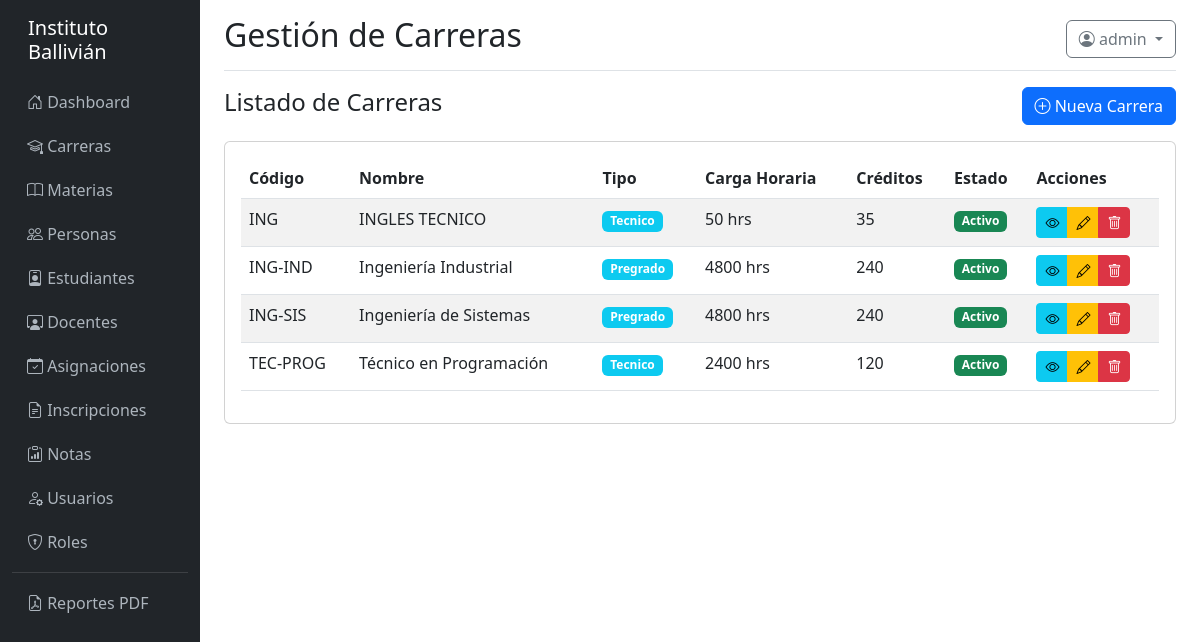
The app's page /carreras/ (signed in) with its own data.
### models/__init__.py (models this page shows, shortened)
class Usuario(UserMixin, db.Model):
    __tablename__ = 'usuario'
    id = db.Column(db.Integer, primary_key=True)
    username = db.Column(db.String(100), unique=True, nullable=False)
    email = db.Column(db.String(150))
    password_hash = db.Column(db.String(255), nullable=False)
    persona_id = db.Column(db.Integer, db.ForeignKey('persona.id'))
    estudiante_id = db.Column(db.Integer, db.ForeignKey('estudiante.id'))
    docente_id = db.Column(db.Integer, db.ForeignKey('docente.id'))
    activo = db.Column(db.Boolean, default=True)
    ultimo_login = db.Column(db.DateTime)
    created_at = db.Column(db.DateTime, default=datetime.utcnow)
    updated_at = db.Column(db.DateTime, onupdate=datetime.utcnow)
    roles = db.relationship('Rol', secondary=usuario_rol, backref='usuarios')
    def tiene_permiso(self, nombre_permiso):
        for rol in self.roles:
            for permiso in rol.permisos:
                if permiso.nombre == nombre_permiso:
                    return True
        return False

class Carrera(db.Model):
    __tablename__ = 'carrera'
    id = db.Column(db.Integer, primary_key=True)
    codigo = db.Column(db.String(30), unique=True, nullable=False)
    nombre = db.Column(db.String(255), nullable=False)
    descripcion = db.Column(db.Text)
    tipo = db.Column(db.Enum('Pregrado', 'Tecnico', 'Posgrado', 'Diplomado', 'Otro'), default='Pregrado')
    carga_horaria = db.Column(db.Integer, default=0)
    creditos = db.Column(db.Integer)
    fecha_creacion = db.Column(db.Date)
    activo = db.Column(db.Boolean, default=True)
    created_at = db.Column(db.DateTime, default=datetime.utcnow)
    updated_at = db.Column(db.DateTime, onupdate=datetime.utcnow)
    materias = db.relationship('Materia', backref='carrera', lazy=True, cascade='all, delete-orphan')
    inscripciones = db.relationship('Inscripcion', backref='carrera', lazy=True)
    asignaciones = db.relationship('Asignacion', backref='carrera', lazy=True)

### controllers/carrera_controller.py (the view)
@carrera_bp.route('/')
@login_required
def index():
    page = request.args.get('page', 1, type=int)
    carreras = Carrera.query.order_by(Carrera.nombre).paginate(page=page, per_page=10, error_out=False)
    return render_template('carrera/index.html', carreras=carreras)

### templates/carrera/index.html (shortened to what this page needs)
{% extends "base.html" %}
{% block page_title %}Gestión de Carreras{% endblock %}
{% block content %}
<div class="d-flex justify-content-between align-items-center mb-3">
    <h4>Listado de Carreras</h4>
    {% if current_user.tiene_permiso('crear_carrera') %}
    <a href="{{ url_for('carrera.crear') }}" class="btn btn-primary">
        <i class="bi bi-plus-circle"></i> Nueva Carrera
    </a>
    {% endif %}
</div>
<div class="card">
    <div class="card-body">
        <div class="table-responsive">
            <table class="table table-striped table-hover">
                <thead>
                    <tr>
                        <th>Código</th>
                        <th>Nombre</th>
                        <th>Tipo</th>
                        <th>Carga Horaria</th>
                        <th>Créditos</th>
                        <th>Estado</th>
                        <th>Acciones</th>
                    </tr>
                </thead>
                <tbody>
                    {% for carrera in carreras.items %}
                    <tr>
                        <td>{{ carrera.codigo }}</td>
                        <td>{{ carrera.nombre }}</td>
                        <td><span class="badge bg-info">{{ carrera.tipo }}</span></td>
                        <td>{{ carrera.carga_horaria }} hrs</td>
                        <td>{{ carrera.creditos }}</td>
                        <td>
                            {% if carrera.activo %}
                                <span class="badge bg-success">Activo</span>
                            {% else %}
                                <span class="badge bg-secondary">Inactivo</span>
                            {% endif %}
                        </td>
                        <td>
                            <div class="btn-group btn-group-sm">
                                <a href="{{ url_for('carrera.detalle', id=carrera.id) }}" class="btn btn-info" title="Ver">
                                    <i class="bi bi-eye"></i>
                                </a>
                                {% if current_user.tiene_permiso('editar_carrera') %}
                                <a href="{{ url_for('carrera.editar', id=carrera.id) }}" class="btn btn-warning" title="Editar">
                                    <i class="bi bi-pencil"></i>
                                </a>
                                {% endif %}
                                {% if current_user.tiene_permiso('eliminar_carrera') %}
                                <button type="button" class="btn btn-danger" data-bs-toggle="modal" data-bs-target="#deleteModal{{ carrera.id }}" title="Eliminar">
                                    <i class="bi bi-trash"></i>
                                </button>
                                {% endif %}
                            </div>
                        </td>
                    </tr>
                    {% else %}
                    <tr>
                        <td colspan="7" class="text-center">No hay carreras registradas</td>
                    </tr>
                    {% endfor %}
                </tbody>
            </table>
        </div>
    </div>
</div>
{% endblock %}

### templates/base.html (shortened to what this page needs)
<!DOCTYPE html>
<html lang="es">
<head>
    <link href="https://cdn.jsdelivr.net/npm/bootstrap@5.3.0/dist/css/bootstrap.min.css" rel="stylesheet">
    <link rel="stylesheet" href="https://cdn.jsdelivr.net/npm/bootstrap-icons@1.11.0/font/bootstrap-icons.css">
</head>
<body>
    <div class="container-fluid">
        <div class="row">
            {% if current_user.is_authenticated %}
            <nav class="col-md-2 col-lg-2 d-md-block sidebar">
                <div class="position-sticky pt-3">
                    <h5 class="text-white px-3 mb-3">Instituto Ballivián</h5>
                    <ul class="nav flex-column">
                        <li class="nav-item">
                            <a class="nav-link" href="{{ url_for('main.dashboard') }}">
                                <i class="bi bi-house-door"></i> Dashboard
                            </a>
                        </li>
                        {% if current_user.tiene_permiso('ver_carreras') %}
                        <li class="nav-item">
                            <a class="nav-link" href="{{ url_for('carrera.index') }}">
                                <i class="bi bi-mortarboard"></i> Carreras
                            </a>
                        </li>
                        {% endif %}
                        {% if current_user.tiene_permiso('ver_materias') %}
                        <li class="nav-item">
                            <a class="nav-link" href="{{ url_for('materia.index') }}">
                                <i class="bi bi-book"></i> Materias
                            </a>
                        </li>
                        {% endif %}
                        {% if current_user.tiene_permiso('ver_personas') %}
                        <li class="nav-item">
                            <a class="nav-link" href="{{ url_for('persona.index') }}">
                                <i class="bi bi-people"></i> Personas
                            </a>
                        </li>
                        {% endif %}
                        {% if current_user.tiene_permiso('ver_estudiantes') %}
                        <li class="nav-item">
                            <a class="nav-link" href="{{ url_for('estudiante.index') }}">
                                <i class="bi bi-person-badge"></i> Estudiantes
                            </a>
                        </li>
                        {% endif %}
                        {% if current_user.tiene_permiso('ver_docentes') %}
                        <li class="nav-item">
                            <a class="nav-link" href="{{ url_for('docente.index') }}">
                                <i class="bi bi-person-workspace"></i> Docentes
                            </a>
                        </li>
                        {% endif %}
                        {% if current_user.tiene_permiso('ver_asignaciones') %}
                        <li class="nav-item">
                            <a class="nav-link" href="{{ url_for('asignacion.index') }}">
                                <i class="bi bi-calendar-check"></i> Asignaciones
                            </a>
                        </li>
                        {% endif %}
                        {% if current_user.tiene_permiso('ver_inscripciones') %}
                        <li class="nav-item">
                            <a class="nav-link" href="{{ url_for('inscripcion.index') }}">
                                <i class="bi bi-file-earmark-text"></i> Inscripciones
                            </a>
                        </li>
                        {% endif %}
                        {% if current_user.tiene_permiso('ver_notas') %}
                        <li class="nav-item">
                            <a class="nav-link" href="{{ url_for('nota.index') }}">
                                <i class="bi bi-clipboard-data"></i> Notas
                            </a>
                        </li>
                        {% endif %}
                        {% if current_user.tiene_permiso('ver_usuarios') %}
                        <li class="nav-item">
                            <a class="nav-link" href="{{ url_for('usuario.index') }}">
                                <i class="bi bi-person-gear"></i> Usuarios
                            </a>
                        </li>
                        {% endif %}
                        {% if current_user.tiene_permiso('ver_roles') %}
                        <li class="nav-item">
                            <a class="nav-link" href="{{ url_for('rol.index') }}">
                                <i class="bi bi-shield-lock"></i> Roles
                            </a>
                        </li>
                        {% endif %}
                        <hr class="text-white-50 my-2">
                        <li class="nav-item">
                            <a class="nav-link" href="{{ url_for('reporte.index') }}">
                                <i class="bi bi-file-earmark-pdf"></i> Reportes PDF
                            </a>
                        </li>
                    </ul>
                </div>
            </nav>
            {% endif %}
            <main class="col-md-10 ms-sm-auto col-lg-10 px-md-4">
                {% if current_user.is_authenticated %}
                <div class="d-flex justify-content-between flex-wrap flex-md-nowrap align-items-center pt-3 pb-2 mb-3 border-bottom">
                    <h1 class="h2">{% block page_title %}Dashboard{% endblock %}</h1>
                    <div class="btn-toolbar mb-2 mb-md-0">
                        <div class="dropdown">
                            <button class="btn btn-outline-secondary dropdown-toggle" type="button" id="userDropdown" data-bs-toggle="dropdown">
                                <i class="bi bi-person-circle"></i> {{ current_user.username }}
                            </button>
                        </div>
                    </div>
                </div>
                {% endif %}
                {% block content %}{% endblock %}
            </main>
        </div>
    </div>
</body>
</html>

### templates/base.html (style rules this page uses)
.sidebar { min-height: 100vh; background-color: #212529; }
.sidebar a { color: #adb5bd; text-decoration: none; padding: 10px 15px; display: block; }

### records on screen
Usuario: username "admin"
Carrera: codigo "ING", nombre "INGLES TECNICO", tipo "Tecnico", carga_horaria "50", creditos "35", activo "Activo"
Carrera: codigo "ING-IND", nombre "Ingeniería Industrial", tipo "Pregrado", carga_horaria "4800", creditos "240", activo "Activo"
Carrera: codigo "ING-SIS", nombre "Ingeniería de Sistemas", tipo "Pregrado", carga_horaria "4800", creditos "240", activo "Activo"
Carrera: codigo "TEC-PROG", nombre "Técnico en Programación", tipo "Tecnico", carga_horaria "2400", creditos "120", activo "Activo"
